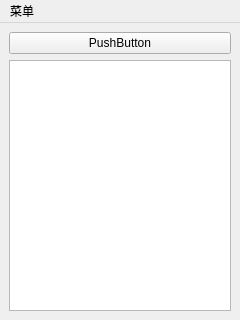
<?xml version="1.0" encoding="UTF-8"?>
<ui version="4.0">
 <class>CInbox</class>
 <widget class="QMainWindow" name="CInbox">
  <property name="geometry">
   <rect>
    <x>0</x>
    <y>0</y>
    <width>240</width>
    <height>320</height>
   </rect>
  </property>
  <property name="windowTitle">
   <string>CInbox</string>
  </property>
  <widget class="QWidget" name="centralwidget">
   <layout class="QGridLayout" name="gridLayout">
    <item row="1" column="0">
     <widget class="QListWidget" name="listWidget"/>
    </item>
    <item row="0" column="0">
     <widget class="QPushButton" name="pushButton">
      <property name="text">
       <string>PushButton</string>
      </property>
     </widget>
    </item>
   </layout>
  </widget>
  <widget class="QMenuBar" name="menubar">
   <property name="geometry">
    <rect>
     <x>0</x>
     <y>0</y>
     <width>240</width>
     <height>21</height>
    </rect>
   </property>
   <widget class="QMenu" name="menu">
    <property name="title">
     <string>菜单</string>
    </property>
    <widget class="QMenu" name="menuMove">
     <property name="title">
      <string>移至加密文件夹</string>
     </property>
     <addaction name="actionFold"/>
     <addaction name="action_A"/>
     <addaction name="action_B"/>
     <addaction name="action_C"/>
    </widget>
    <widget class="QMenu" name="menuSign">
     <property name="title">
      <string>标记/取消标记</string>
     </property>
     <addaction name="actionSign"/>
     <addaction name="actionSignAll"/>
     <addaction name="actionCSign"/>
     <addaction name="actionCSignAll"/>
    </widget>
    <addaction name="actionOpen"/>
    <addaction name="actionEdit"/>
    <addaction name="actionReply"/>
    <addaction name="actionDelete"/>
    <addaction name="menuMove"/>
    <addaction name="menuSign"/>
    <addaction name="actionHelp"/>
    <addaction name="actionExit"/>
   </widget>
   <addaction name="menu"/>
  </widget>
  <action name="actionOpen">
   <property name="text">
    <string>打开</string>
   </property>
  </action>
  <action name="actionEdit">
   <property name="text">
    <string>写加密信息</string>
   </property>
  </action>
  <action name="actionReply">
   <property name="text">
    <string>回复</string>
   </property>
  </action>
  <action name="actionDelete">
   <property name="text">
    <string>删除</string>
   </property>
  </action>
  <action name="actionHelp">
   <property name="text">
    <string>帮助</string>
   </property>
  </action>
  <action name="actionExit">
   <property name="text">
    <string>退出</string>
   </property>
  </action>
  <action name="actionFold">
   <property name="text">
    <string>加密文件夹</string>
   </property>
  </action>
  <action name="action_A">
   <property name="text">
    <string>子文件夹A</string>
   </property>
  </action>
  <action name="action_B">
   <property name="text">
    <string>子文件夹B</string>
   </property>
  </action>
  <action name="action_C">
   <property name="text">
    <string>子文件夹C</string>
   </property>
  </action>
  <action name="actionSign">
   <property name="text">
    <string>标记</string>
   </property>
  </action>
  <action name="actionSignAll">
   <property name="text">
    <string>标记全部</string>
   </property>
  </action>
  <action name="actionCSign">
   <property name="text">
    <string>取消标记</string>
   </property>
  </action>
  <action name="actionCSignAll">
   <property name="text">
    <string>全部取消标记</string>
   </property>
  </action>
 </widget>
 <resources>
  <include location="Rsource.qrc"/>
 </resources>
 <connections/>
</ui>
